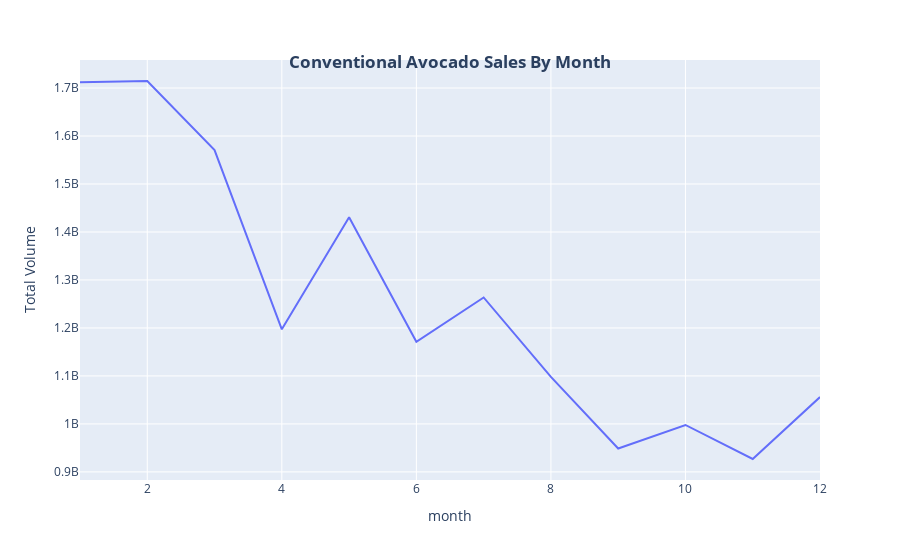

Write notebook code for a chart like this one.
### Code cell
monthly_conv = conventional_avocado.groupby('Month',sort=False
)['Total Volume'].sum()
line(monthly_conv, x=monthly_conv.index, y=monthly_conv.values, title='Conventional Avocado Sales by Month', xlabel='month',ylabel='Total Volume')

### Figure 1 — Plotly figure (JSON) as saved in the notebook; plotly's stock layout.template omitted (floating-point values rounded to 4 significant figures)
{"data": [{"hovertemplate": "Month=%{x}<br>y=%{y}<extra></extra>", "legendgroup": "", "line": {"color": "#636efa", "dash": "solid"}, "marker": {"symbol": "circle"}, "mode": "lines", "name": "", "orientation": "v", "showlegend": false, "type": "scatter", "x": [12, 11, 10, 9, 8, 7, 6, 5, 4, 3, 2, 1], "xaxis": "x", "y": [1056000000.0, 926900000.0, 997800000.0, 948700000.0, 1098000000.0, 1264000000.0, 1171000000.0, 1431000000.0, 1197000000.0, 1571000000.0, 1715000000.0, 1712000000.0], "yaxis": "y"}], "layout": {"legend": {"tracegroupgap": 0}, "margin": {"t": 60}, "title": {"text": "<b>Conventional Avocado Sales By Month</b>", "x": 0.5, "xanchor": "center", "y": 0.9, "yanchor": "top"}, "xaxis": {"anchor": "y", "domain": [0, 1], "title": {"text": "month"}}, "yaxis": {"anchor": "x", "domain": [0, 1], "title": {"text": "Total Volume"}}}}
